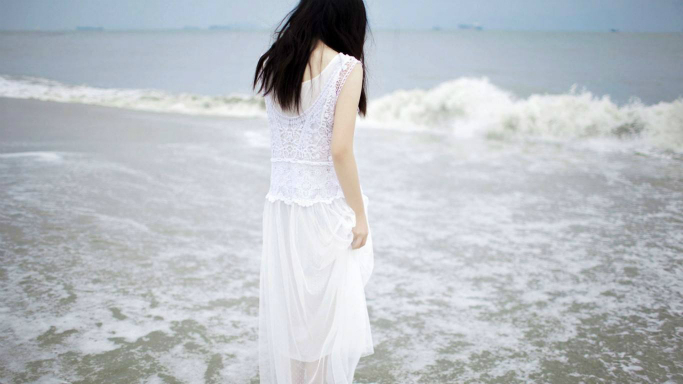
#> input picture python-opencv/blog16-histogram/dahai.jpg, 683 x 384 px
$ python equalize.py
#> lines starting #> are read from the running program, lines starting #| are printed output that depends on the picture
import cv2 as cv
import numpy as np

img = cv.imread("dahai.jpg")
#> img is the input picture: shape (384, 683, 3); mean B, G, R 195.9, 190.6, 185.6
gray = cv.cvtColor(img, cv.COLOR_BGR2GRAY)

# 灰度图均衡化
equ = cv.equalizeHist(gray)
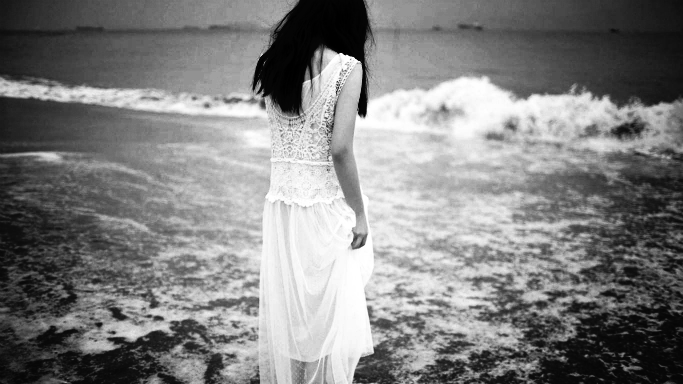
#> equ: shape (384, 683); min 0, max 255, mean 128.6
# 水平拼接原图和均衡图
result1 = np.hstack((gray, equ))
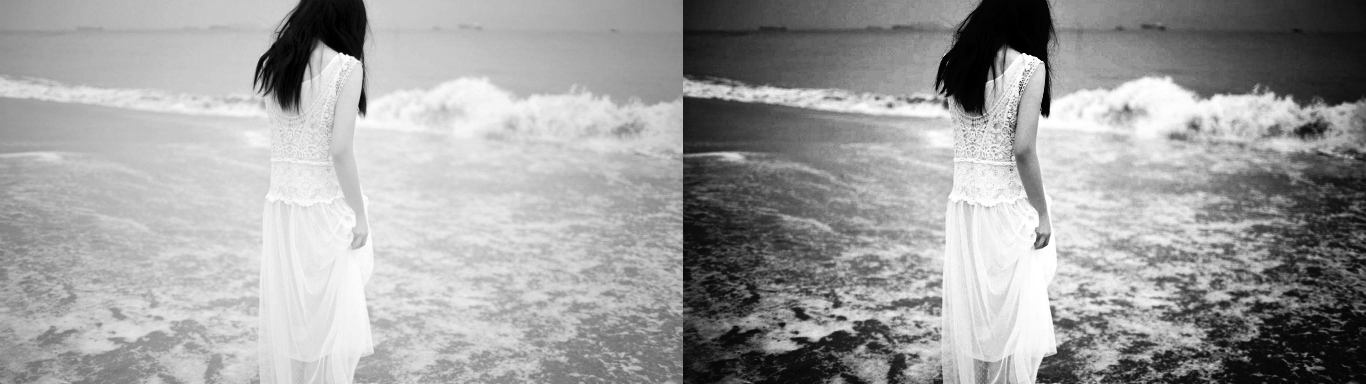
#> result1: shape (384, 1366); min 0, max 255, mean 159.2
cv.imwrite('grey_equ.png', result1)

# 彩色图像均衡化,需要分解通道 对每一个通道均衡化
(b, g, r) = cv.split(img)
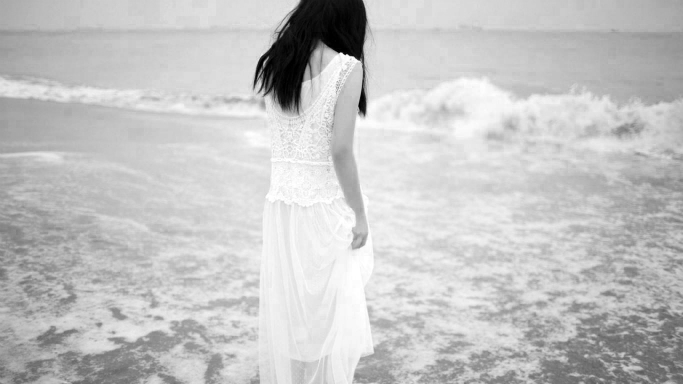
#> b: shape (384, 683); min 0, max 255, mean 195.9
bH = cv.equalizeHist(b)
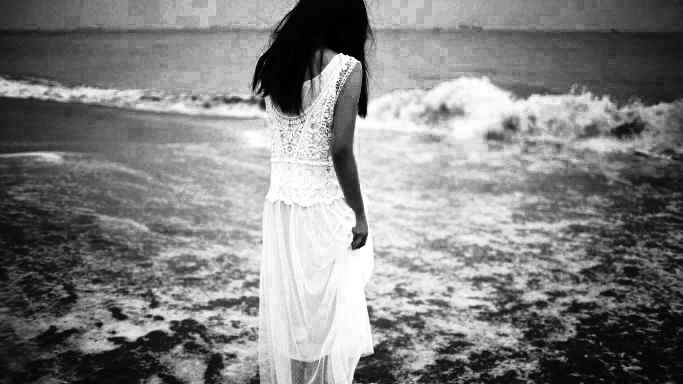
#> bH: shape (384, 683); min 0, max 255, mean 128.6
gH = cv.equalizeHist(g)
rH = cv.equalizeHist(r)
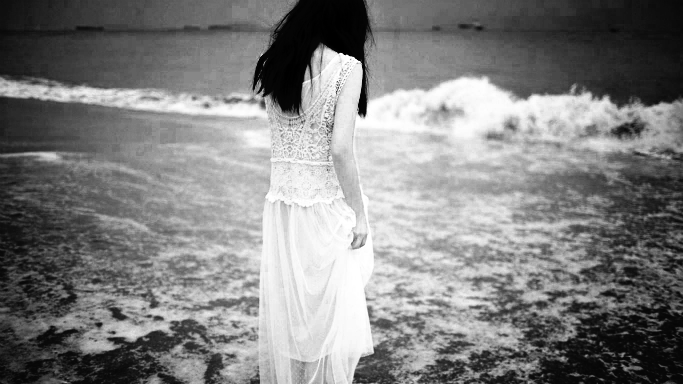
#> rH: shape (384, 683); min 0, max 255, mean 128.5
# 合并每一个通道
equ2 = cv.merge((bH, gH, rH))
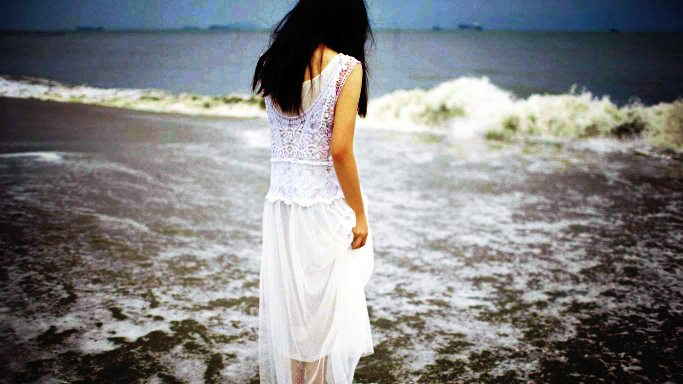
#> equ2: shape (384, 683, 3); mean B, G, R 128.6, 128.6, 128.5
# 水平拼接原图和均衡图
result2 = np.hstack((img, equ2))
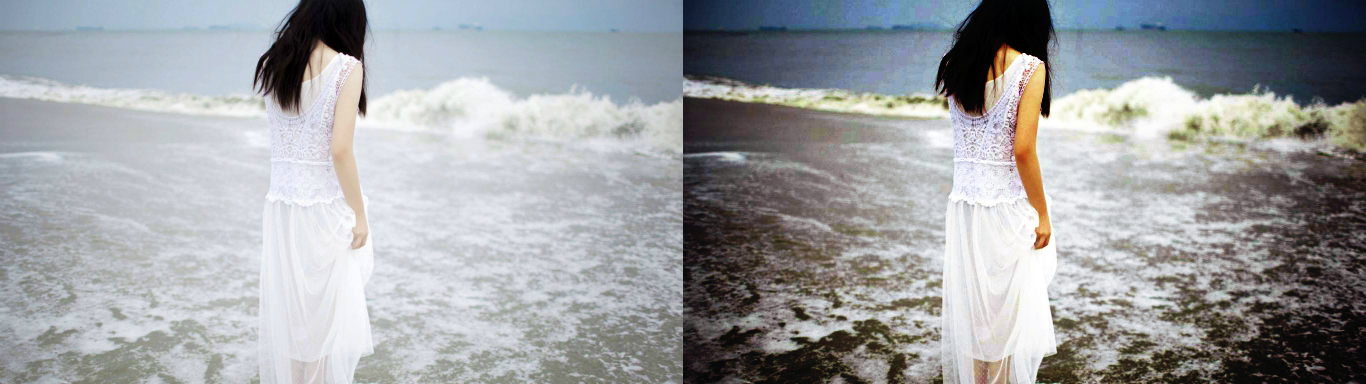
#> result2: shape (384, 1366, 3); mean B, G, R 162.3, 159.6, 157.1
cv.imwrite('bgr_equ.png', result2)
